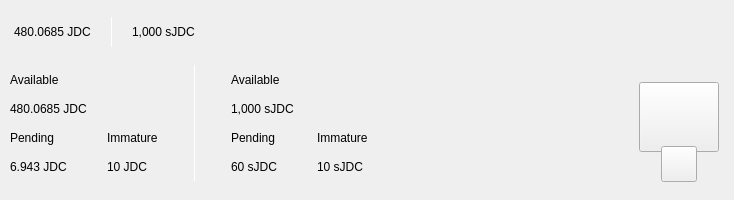
<?xml version="1.0" encoding="UTF-8"?>
<ui version="4.0">
 <class>TopBar</class>
 <widget class="QWidget" name="TopBar">
  <property name="geometry">
   <rect>
    <x>0</x>
    <y>0</y>
    <width>734</width>
    <height>200</height>
   </rect>
  </property>
  <property name="minimumSize">
   <size>
    <width>0</width>
    <height>200</height>
   </size>
  </property>
  <property name="maximumSize">
   <size>
    <width>16777215</width>
    <height>200</height>
   </size>
  </property>
  <property name="windowTitle">
   <string>Form</string>
  </property>
  <layout class="QVBoxLayout" name="verticalLayout_10" stretch="0">
   <property name="spacing">
    <number>0</number>
   </property>
   <property name="leftMargin">
    <number>0</number>
   </property>
   <property name="topMargin">
    <number>0</number>
   </property>
   <property name="rightMargin">
    <number>0</number>
   </property>
   <property name="bottomMargin">
    <number>0</number>
   </property>
   <item>
    <widget class="PFBorderImage" name="containerTop" native="true">
     <layout class="QVBoxLayout" name="verticalLayout_11">
      <property name="spacing">
       <number>0</number>
      </property>
      <property name="leftMargin">
       <number>0</number>
      </property>
      <property name="topMargin">
       <number>0</number>
      </property>
      <property name="rightMargin">
       <number>0</number>
      </property>
      <property name="bottomMargin">
       <number>0</number>
      </property>
      <item>
       <widget class="QWidget" name="top_container_2" native="true">
        <property name="minimumSize">
         <size>
          <width>0</width>
          <height>65</height>
         </size>
        </property>
        <layout class="QHBoxLayout" name="top_container">
         <property name="spacing">
          <number>0</number>
         </property>
         <property name="leftMargin">
          <number>14</number>
         </property>
         <property name="topMargin">
          <number>0</number>
         </property>
         <property name="rightMargin">
          <number>14</number>
         </property>
         <property name="bottomMargin">
          <number>0</number>
         </property>
         <item alignment="Qt::AlignVCenter">
          <widget class="QWidget" name="widgetTopAmount" native="true">
           <property name="sizePolicy">
            <sizepolicy hsizetype="Preferred" vsizetype="Maximum">
             <horstretch>0</horstretch>
             <verstretch>0</verstretch>
            </sizepolicy>
           </property>
           <layout class="QHBoxLayout" name="horizontalLayout_5">
            <property name="spacing">
             <number>0</number>
            </property>
            <property name="leftMargin">
             <number>0</number>
            </property>
            <property name="topMargin">
             <number>0</number>
            </property>
            <property name="rightMargin">
             <number>0</number>
            </property>
            <property name="bottomMargin">
             <number>0</number>
            </property>
            <item alignment="Qt::AlignTop">
             <widget class="QLabel" name="labelAmountTopJDC">
              <property name="minimumSize">
               <size>
                <width>0</width>
                <height>36</height>
               </size>
              </property>
              <property name="styleSheet">
               <string notr="true">padding:0px;margin:0px;</string>
              </property>
              <property name="text">
               <string notr="true">480.0685 JDC</string>
              </property>
             </widget>
            </item>
            <item>
             <spacer name="horizontalSpacer_11">
              <property name="orientation">
               <enum>Qt::Horizontal</enum>
              </property>
              <property name="sizeType">
               <enum>QSizePolicy::Fixed</enum>
              </property>
              <property name="sizeHint" stdset="0">
               <size>
                <width>20</width>
                <height>20</height>
               </size>
              </property>
             </spacer>
            </item>
            <item alignment="Qt::AlignVCenter">
             <widget class="QLabel" name="typeSpacerTop">
              <property name="minimumSize">
               <size>
                <width>1</width>
                <height>30</height>
               </size>
              </property>
              <property name="maximumSize">
               <size>
                <width>1</width>
                <height>30</height>
               </size>
              </property>
              <property name="styleSheet">
               <string notr="true">background-color:white;
padding:0px;
border:none;</string>
              </property>
              <property name="text">
               <string/>
              </property>
             </widget>
            </item>
            <item>
             <spacer name="horizontalSpacer_12">
              <property name="orientation">
               <enum>Qt::Horizontal</enum>
              </property>
              <property name="sizeType">
               <enum>QSizePolicy::Fixed</enum>
              </property>
              <property name="sizeHint" stdset="0">
               <size>
                <width>20</width>
                <height>20</height>
               </size>
              </property>
             </spacer>
            </item>
            <item alignment="Qt::AlignTop">
             <widget class="QLabel" name="labelAmountTopsJDC">
              <property name="minimumSize">
               <size>
                <width>0</width>
                <height>36</height>
               </size>
              </property>
              <property name="text">
               <string notr="true">1,000 sJDC</string>
              </property>
             </widget>
            </item>
           </layout>
          </widget>
         </item>
         <item>
          <spacer name="horizontalSpacer">
           <property name="orientation">
            <enum>Qt::Horizontal</enum>
           </property>
           <property name="sizeHint" stdset="0">
            <size>
             <width>40</width>
             <height>20</height>
            </size>
           </property>
          </spacer>
         </item>
         <item>
          <layout class="QHBoxLayout" name="horizontalLayout_4">
           <property name="spacing">
            <number>12</number>
           </property>
           <property name="rightMargin">
            <number>0</number>
           </property>
           <item alignment="Qt::AlignRight">
            <widget class="QWidget" name="layoutSync" native="true">
             <property name="minimumSize">
              <size>
               <width>0</width>
               <height>36</height>
              </size>
             </property>
             <property name="maximumSize">
              <size>
               <width>16777215</width>
               <height>36</height>
              </size>
             </property>
             <layout class="QVBoxLayout" name="verticalLayout_9">
              <property name="leftMargin">
               <number>0</number>
              </property>
              <property name="topMargin">
               <number>0</number>
              </property>
              <property name="rightMargin">
               <number>0</number>
              </property>
              <property name="bottomMargin">
               <number>0</number>
              </property>
              <item>
               <widget class="ExpandableButton" name="pushButtonSync" native="true">
                <property name="minimumSize">
                 <size>
                  <width>36</width>
                  <height>36</height>
                 </size>
                </property>
                <property name="maximumSize">
                 <size>
                  <width>16777215</width>
                  <height>36</height>
                 </size>
                </property>
               </widget>
              </item>
             </layout>
            </widget>
           </item>
           <item>
            <widget class="ExpandableButton" name="pushButtonStack" native="true">
             <property name="minimumSize">
              <size>
               <width>36</width>
               <height>36</height>
              </size>
             </property>
            </widget>
           </item>
           <item>
            <widget class="ExpandableButton" name="pushButtonColdStaking" native="true">
             <property name="minimumSize">
              <size>
               <width>36</width>
               <height>36</height>
              </size>
             </property>
            </widget>
           </item>
           <item>
            <widget class="ExpandableButton" name="pushButtonConnection" native="true">
             <property name="minimumSize">
              <size>
               <width>36</width>
               <height>36</height>
              </size>
             </property>
            </widget>
           </item>
           <item>
            <widget class="ExpandableButton" name="pushButtonTor" native="true">
             <property name="minimumSize">
              <size>
               <width>36</width>
               <height>36</height>
              </size>
             </property>
            </widget>
           </item>
           <item>
            <widget class="ExpandableButton" name="pushButtonLock" native="true">
             <property name="sizePolicy">
              <sizepolicy hsizetype="Expanding" vsizetype="Expanding">
               <horstretch>0</horstretch>
               <verstretch>0</verstretch>
              </sizepolicy>
             </property>
             <property name="minimumSize">
              <size>
               <width>36</width>
               <height>0</height>
              </size>
             </property>
            </widget>
           </item>
           <item>
            <widget class="ExpandableButton" name="pushButtonTheme" native="true">
             <property name="minimumSize">
              <size>
               <width>36</width>
               <height>36</height>
              </size>
             </property>
             <property name="maximumSize">
              <size>
               <width>16777215</width>
               <height>36</height>
              </size>
             </property>
            </widget>
           </item>
           <item>
            <widget class="ExpandableButton" name="pushButtonFAQ" native="true">
             <property name="minimumSize">
              <size>
               <width>36</width>
               <height>36</height>
              </size>
             </property>
            </widget>
           </item>
          </layout>
         </item>
        </layout>
       </widget>
      </item>
      <item>
       <widget class="QWidget" name="bottom_container" native="true">
        <property name="minimumSize">
         <size>
          <width>0</width>
          <height>135</height>
         </size>
        </property>
        <layout class="QHBoxLayout" name="botton_container">
         <property name="leftMargin">
          <number>10</number>
         </property>
         <property name="topMargin">
          <number>0</number>
         </property>
         <property name="rightMargin">
          <number>10</number>
         </property>
         <property name="bottomMargin">
          <number>10</number>
         </property>
         <item>
          <layout class="QHBoxLayout" name="horizontalLayout_3">
           <property name="bottomMargin">
            <number>9</number>
           </property>
           <item>
            <layout class="QVBoxLayout" name="verticalLayout_7">
             <property name="spacing">
              <number>0</number>
             </property>
             <property name="leftMargin">
              <number>0</number>
             </property>
             <property name="rightMargin">
              <number>30</number>
             </property>
             <item>
              <layout class="QVBoxLayout" name="verticalLayout_2">
               <item>
                <widget class="QLabel" name="labelTitle1">
                 <property name="text">
                  <string>Available</string>
                 </property>
                </widget>
               </item>
               <item>
                <widget class="QLabel" name="labelAmountJDC">
                 <property name="text">
                  <string notr="true">480.0685 JDC</string>
                 </property>
                </widget>
               </item>
              </layout>
             </item>
             <item>
              <layout class="QHBoxLayout" name="horizontalLayout_2">
               <property name="spacing">
                <number>0</number>
               </property>
               <item>
                <layout class="QVBoxLayout" name="verticalLayout_3">
                 <item>
                  <widget class="QLabel" name="labelTitle3">
                   <property name="text">
                    <string>Pending</string>
                   </property>
                  </widget>
                 </item>
                 <item>
                  <widget class="QLabel" name="labelPendingJDC">
                   <property name="text">
                    <string notr="true">6.943 JDC</string>
                   </property>
                  </widget>
                 </item>
                </layout>
               </item>
               <item>
                <spacer name="horizontalSpacer_3">
                 <property name="orientation">
                  <enum>Qt::Horizontal</enum>
                 </property>
                 <property name="sizeType">
                  <enum>QSizePolicy::Fixed</enum>
                 </property>
                 <property name="sizeHint" stdset="0">
                  <size>
                   <width>40</width>
                   <height>20</height>
                  </size>
                 </property>
                </spacer>
               </item>
               <item>
                <layout class="QVBoxLayout" name="verticalLayout_4">
                 <item>
                  <widget class="QLabel" name="labelTitle4">
                   <property name="text">
                    <string>Immature</string>
                   </property>
                  </widget>
                 </item>
                 <item>
                  <widget class="QLabel" name="labelImmatureJDC">
                   <property name="text">
                    <string notr="true">10 JDC</string>
                   </property>
                  </widget>
                 </item>
                </layout>
               </item>
              </layout>
             </item>
            </layout>
           </item>
           <item>
            <widget class="QLabel" name="typeSpacerExpanded">
             <property name="minimumSize">
              <size>
               <width>1</width>
               <height>100</height>
              </size>
             </property>
             <property name="maximumSize">
              <size>
               <width>1</width>
               <height>16777215</height>
              </size>
             </property>
             <property name="styleSheet">
              <string notr="true">background-color:white;
padding:0px;
border:none;</string>
             </property>
             <property name="text">
              <string/>
             </property>
            </widget>
           </item>
           <item>
            <widget class="QWidget" name="zerocoinBalances" native="true">
             <layout class="QVBoxLayout" name="verticalLayout_8">
              <property name="spacing">
               <number>0</number>
              </property>
              <property name="leftMargin">
               <number>30</number>
              </property>
              <property name="topMargin">
               <number>0</number>
              </property>
              <property name="rightMargin">
               <number>0</number>
              </property>
              <property name="bottomMargin">
               <number>0</number>
              </property>
              <item>
               <layout class="QVBoxLayout" name="verticalLayout">
                <item>
                 <widget class="QLabel" name="labelTitleAvailablesJDC">
                  <property name="text">
                   <string>Available</string>
                  </property>
                 </widget>
                </item>
                <item>
                 <widget class="QLabel" name="labelAvailablesJDC">
                  <property name="text">
                   <string notr="true">1,000 sJDC</string>
                  </property>
                 </widget>
                </item>
               </layout>
              </item>
              <item>
               <layout class="QHBoxLayout" name="horizontalLayout">
                <property name="spacing">
                 <number>0</number>
                </property>
                <item>
                 <layout class="QVBoxLayout" name="verticalLayout_5">
                  <item>
                   <widget class="QLabel" name="labelTitlePendingsJDC">
                    <property name="text">
                     <string>Pending</string>
                    </property>
                   </widget>
                  </item>
                  <item>
                   <widget class="QLabel" name="labelPendingsJDC">
                    <property name="text">
                     <string notr="true">60 sJDC</string>
                    </property>
                   </widget>
                  </item>
                 </layout>
                </item>
                <item>
                 <spacer name="horizontalSpacer_4">
                  <property name="orientation">
                   <enum>Qt::Horizontal</enum>
                  </property>
                  <property name="sizeType">
                   <enum>QSizePolicy::Fixed</enum>
                  </property>
                  <property name="sizeHint" stdset="0">
                   <size>
                    <width>40</width>
                    <height>20</height>
                   </size>
                  </property>
                 </spacer>
                </item>
                <item>
                 <layout class="QVBoxLayout" name="verticalLayout_6">
                  <item>
                   <widget class="QLabel" name="labelTitleImmaturesJDC">
                    <property name="text">
                     <string>Immature</string>
                    </property>
                   </widget>
                  </item>
                  <item>
                   <widget class="QLabel" name="labelImmaturesJDC">
                    <property name="text">
                     <string notr="true">10 sJDC</string>
                    </property>
                   </widget>
                  </item>
                 </layout>
                </item>
               </layout>
              </item>
             </layout>
            </widget>
           </item>
          </layout>
         </item>
         <item>
          <spacer name="horizontalSpacer_2">
           <property name="orientation">
            <enum>Qt::Horizontal</enum>
           </property>
           <property name="sizeHint" stdset="0">
            <size>
             <width>40</width>
             <height>20</height>
            </size>
           </property>
          </spacer>
         </item>
         <item alignment="Qt::AlignHCenter|Qt::AlignVCenter">
          <widget class="QWidget" name="qrContainer" native="true">
           <property name="sizePolicy">
            <sizepolicy hsizetype="Preferred" vsizetype="Minimum">
             <horstretch>0</horstretch>
             <verstretch>0</verstretch>
            </sizepolicy>
           </property>
           <property name="minimumSize">
            <size>
             <width>90</width>
             <height>110</height>
            </size>
           </property>
           <property name="maximumSize">
            <size>
             <width>90</width>
             <height>110</height>
            </size>
           </property>
           <layout class="QVBoxLayout" name="containerQR">
            <property name="spacing">
             <number>0</number>
            </property>
            <property name="leftMargin">
             <number>5</number>
            </property>
            <property name="topMargin">
             <number>10</number>
            </property>
            <property name="rightMargin">
             <number>5</number>
            </property>
            <property name="bottomMargin">
             <number>0</number>
            </property>
            <item>
             <widget class="QPushButton" name="btnQr">
              <property name="minimumSize">
               <size>
                <width>70</width>
                <height>70</height>
               </size>
              </property>
              <property name="maximumSize">
               <size>
                <width>16777215</width>
                <height>70</height>
               </size>
              </property>
              <property name="focusPolicy">
               <enum>Qt::NoFocus</enum>
              </property>
              <property name="text">
               <string/>
              </property>
              <property name="iconSize">
               <size>
                <width>70</width>
                <height>70</height>
               </size>
              </property>
             </widget>
            </item>
            <item>
             <spacer name="verticalSpacer">
              <property name="orientation">
               <enum>Qt::Vertical</enum>
              </property>
              <property name="sizeType">
               <enum>QSizePolicy::Fixed</enum>
              </property>
              <property name="sizeHint" stdset="0">
               <size>
                <width>20</width>
                <height>20</height>
               </size>
              </property>
             </spacer>
            </item>
            <item alignment="Qt::AlignHCenter|Qt::AlignBottom">
             <widget class="QPushButton" name="pushButtonQR">
              <property name="minimumSize">
               <size>
                <width>36</width>
                <height>36</height>
               </size>
              </property>
              <property name="maximumSize">
               <size>
                <width>36</width>
                <height>36</height>
               </size>
              </property>
              <property name="focusPolicy">
               <enum>Qt::NoFocus</enum>
              </property>
              <property name="text">
               <string/>
              </property>
             </widget>
            </item>
           </layout>
          </widget>
         </item>
        </layout>
       </widget>
      </item>
     </layout>
    </widget>
   </item>
  </layout>
 </widget>
 <customwidgets>
  <customwidget>
   <class>ExpandableButton</class>
   <extends>QWidget</extends>
   <header>qt/jdcoin/expandablebutton.h</header>
   <container>1</container>
  </customwidget>
  <customwidget>
   <class>PFBorderImage</class>
   <extends>QFrame</extends>
   <header>qt/jdcoin/pfborderimage.h</header>
   <container>1</container>
  </customwidget>
 </customwidgets>
 <resources/>
 <connections/>
</ui>
